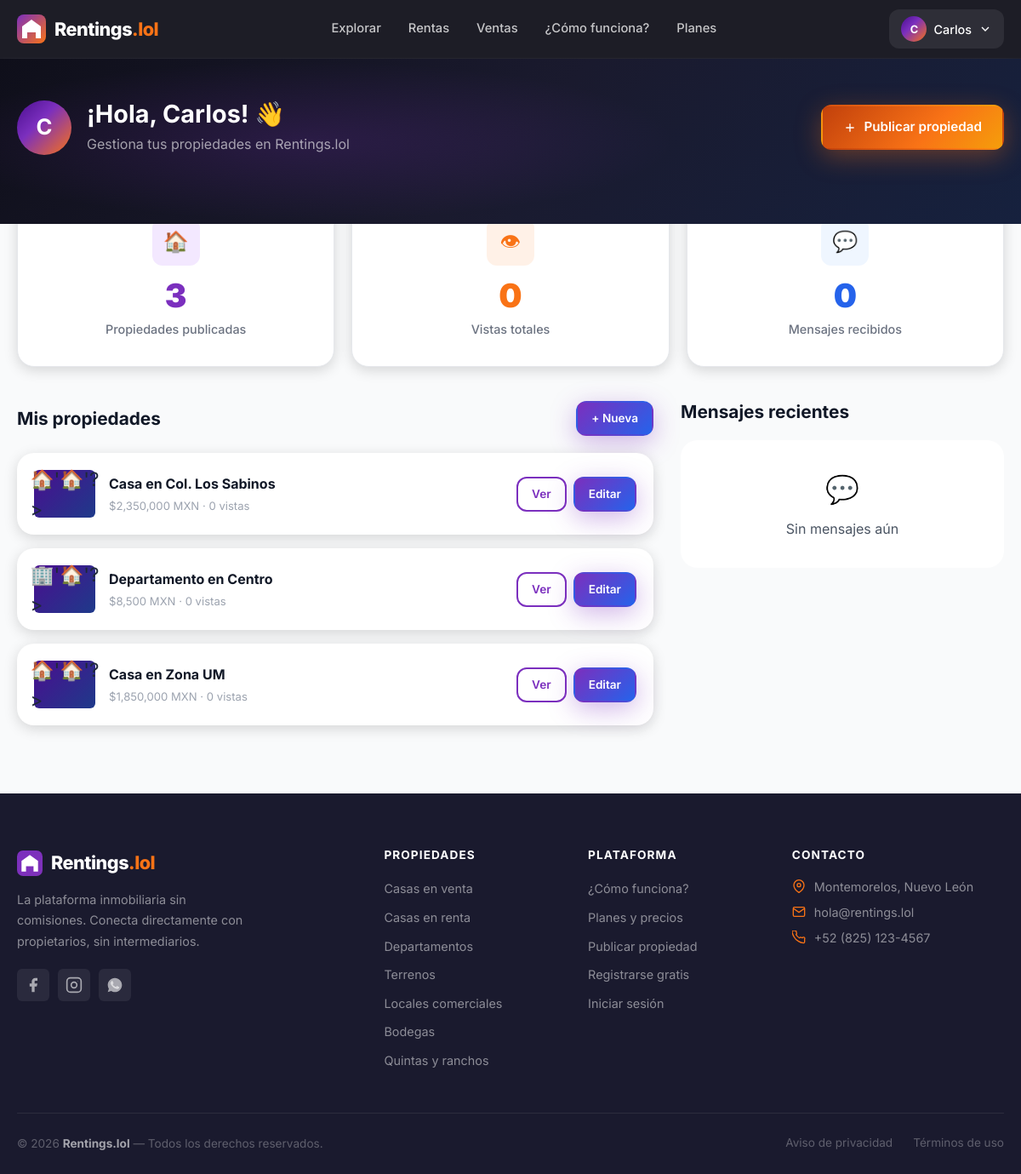
The app's page /pages/dashboard.php (signed in) with its own data.
### tables this page shows
CREATE TABLE IF NOT EXISTS `usuarios` (
  `id`             INT(11) UNSIGNED NOT NULL AUTO_INCREMENT,
  `nombre`         VARCHAR(100)     NOT NULL,
  `email`          VARCHAR(150)     NOT NULL UNIQUE,
  `password`       VARCHAR(255)     NOT NULL,
  `telefono`       VARCHAR(20)      DEFAULT NULL,
  `avatar`         VARCHAR(255)     DEFAULT NULL,
  `rol`            ENUM('usuario','anunciante','admin') NOT NULL DEFAULT 'usuario',
  `verificado`     TINYINT(1)       NOT NULL DEFAULT 0,
  `token_verif`    VARCHAR(100)     DEFAULT NULL,
  `activo`         TINYINT(1)       NOT NULL DEFAULT 1,
  `created_at`     DATETIME         NOT NULL DEFAULT CURRENT_TIMESTAMP,
  `updated_at`     DATETIME         NOT NULL DEFAULT CURRENT_TIMESTAMP ON UPDATE CURRENT_TIMESTAMP,
  PRIMARY KEY (`id`),
  INDEX `idx_email` (`email`)
);

CREATE TABLE IF NOT EXISTS `propiedades` (
  `id`             INT(11) UNSIGNED NOT NULL AUTO_INCREMENT,
  `usuario_id`     INT(11) UNSIGNED NOT NULL,
  `titulo`         VARCHAR(200)     NOT NULL,
  `descripcion`    TEXT             NOT NULL,
  `tipo`           ENUM('casa','departamento','terreno','local','bodega','quinta','rancho','oficina') NOT NULL,
  `operacion`      ENUM('venta','renta','venta_renta') NOT NULL DEFAULT 'venta',
  `precio`         DECIMAL(12,2)    NOT NULL,
  `moneda`         ENUM('MXN','USD') NOT NULL DEFAULT 'MXN',
  `recamaras`      TINYINT(3)       DEFAULT 0,
  `banos`          TINYINT(3)       DEFAULT 0,
  `estacionamiento` TINYINT(3)      DEFAULT 0,
  `metros_c`       DECIMAL(10,2)    DEFAULT NULL COMMENT 'Metros construcción',
  `metros_t`       DECIMAL(10,2)    DEFAULT NULL COMMENT 'Metros terreno',
  `direccion`      VARCHAR(300)     NOT NULL,
  `colonia`        VARCHAR(100)     DEFAULT NULL,
  `ciudad`         VARCHAR(100)     NOT NULL DEFAULT 'Montemorelos',
  `estado`         VARCHAR(100)     NOT NULL DEFAULT 'Nuevo León',
  `cp`             VARCHAR(10)      DEFAULT NULL,
  `lat`            DECIMAL(10,8)    DEFAULT NULL,
  `lng`            DECIMAL(11,8)    DEFAULT NULL,
  `imagen_portada` VARCHAR(255)     DEFAULT NULL,
  `destacado`      TINYINT(1)       NOT NULL DEFAULT 0,
  `activo`         TINYINT(1)       NOT NULL DEFAULT 1,
  `vistas`         INT(11) UNSIGNED NOT NULL DEFAULT 0,
  `created_at`     DATETIME         NOT NULL DEFAULT CURRENT_TIMESTAMP,
  `updated_at`     DATETIME         NOT NULL DEFAULT CURRENT_TIMESTAMP ON UPDATE CURRENT_TIMESTAMP,
  PRIMARY KEY (`id`),
  FOREIGN KEY (`usuario_id`) REFERENCES `usuarios`(`id`) ON DELETE CASCADE,
  INDEX `idx_tipo` (`tipo`),
  INDEX `idx_operacion` (`operacion`),
  INDEX `idx_ciudad` (`ciudad`),
  INDEX `idx_activo` (`activo`)
);

### config/db.php (called while the page is built, shortened)
<?php
function getDB() {
    static $pdo = null;
    if ($pdo === null) {
        try {
            $dsn = "mysql:host=" . DB_HOST . ";dbname=" . DB_NAME . ";charset=utf8mb4";
            $options = [
                PDO::ATTR_ERRMODE            => PDO::ERRMODE_EXCEPTION,
                PDO::ATTR_DEFAULT_FETCH_MODE => PDO::FETCH_ASSOC,
                PDO::ATTR_EMULATE_PREPARES   => false,
            ];
            $pdo = new PDO($dsn, DB_USER, DB_PASS, $options);
        } catch (PDOException $e) {
            die('<div style="text-align:center;padding:50px;font-family:sans-serif;background:#1a1a1a;color:#f97316;min-height:100vh;">
                <h2>⚠️ Error de Conexión</h2>
                <p>No se pudo conectar a la base de datos.</p>
                <small>' . htmlspecialchars($e->getMessage()) . '</small>
            </div>');
        }
    }
    return $pdo;
}
function isLoggedIn() {
    return isset($_SESSION['user_id']);
}
function getCurrentUser() {
    $db = getDB();
    $stmt = $db->prepare("SELECT * FROM usuarios WHERE id = ?");
    $stmt->execute([$_SESSION['user_id']]);
    return $stmt->fetch();
}
function sanitize($str) {
    return htmlspecialchars(strip_tags(trim($str)));
}
?>

### pages/dashboard.php (the view, shortened to what this page needs)
<?php
require_once __DIR__ . '/../includes/header.php';
$db   = getDB();
$user = getCurrentUser();
$uid  = $_SESSION['user_id'];
$misProps = $db->prepare("SELECT * FROM propiedades WHERE usuario_id=? ORDER BY created_at DESC");
$misProps->execute([$uid]);
$props = $misProps->fetchAll();
$msgs = $db->prepare("
  SELECT c.*, p.titulo as prop_titulo
  FROM contactos c
  JOIN propiedades p ON p.id=c.propiedad_id
  WHERE p.usuario_id=?
  ORDER BY c.created_at DESC
  LIMIT 10
");
$msgs->execute([$uid]);
$mensajes = $msgs->fetchAll();
$totalVistas = array_sum(array_column($props,'vistas'));
$totalMsgs   = count($mensajes);
$totalProps  = count($props);
function fmtPrecio($n,$m='MXN'){return '$'.number_format($n,0,'.',',').' '.$m;}
?>
<div style="background:var(--gradient-hero);padding:48px 0 80px;position:relative;">
  <div style="position:absolute;inset:0;background:radial-gradient(ellipse 60% 80% at 30% 50%,rgba(123,47,190,.2) 0%,transparent 60%);"></div>
  <div class="container" style="position:relative;z-index:1;">
    <div style="display:flex;align-items:center;gap:18px;flex-wrap:wrap;">
      <div style="width:64px;height:64px;border-radius:50%;background:var(--gradient-main);display:flex;align-items:center;justify-content:center;font-size:1.6rem;font-weight:700;color:white;">
        <?=strtoupper(substr($user['nombre'],0,1))?>
      </div>
      <div>
        <h1 style="color:white;font-size:1.8rem;margin-bottom:4px;">¡Hola, <?=sanitize(explode(' ',$user['nombre'])[0])?>! 👋</h1>
        <p style="color:rgba(255,255,255,.6);margin:0;">Gestiona tus propiedades en Rentings.lol</p>
      </div>
      <a href="/pages/publicar.php" class="btn btn-primary" style="margin-left:auto;">
        <svg width="16" height="16" fill="none" stroke="currentColor" stroke-width="2" viewBox="0 0 24 24"><path d="M12 5v14M5 12h14"/></svg>
        Publicar propiedad
      </a>
    </div>
  </div>
</div>
<section style="background:var(--gray-50);padding:0 0 80px;margin-top:-40px;min-height:60vh;">
  <div class="container">
    <div style="display:grid;grid-template-columns:repeat(3,1fr);gap:20px;margin-bottom:40px;">
      <div class="stat-card">
        <div class="stat-icon purple">🏠</div>
        <div class="stat-num purple"><?=$totalProps?></div>
        <div class="stat-label">Propiedades publicadas</div>
      </div>
      <div class="stat-card">
        <div class="stat-icon orange">👁</div>
        <div class="stat-num orange"><?=$totalVistas?></div>
        <div class="stat-label">Vistas totales</div>
      </div>
      <div class="stat-card">
        <div class="stat-icon blue">💬</div>
        <div class="stat-num blue"><?=$totalMsgs?></div>
        <div class="stat-label">Mensajes recibidos</div>
      </div>
    </div>
    <div style="display:grid;grid-template-columns:1fr 380px;gap:32px;align-items:start;" class="dash-grid">
      <div>
        <div style="display:flex;align-items:center;justify-content:space-between;margin-bottom:20px;">
          <h2 style="font-size:1.3rem;">Mis propiedades</h2>
          <a href="/pages/publicar.php" class="btn btn-purple btn-sm">+ Nueva</a>
        </div>
        <?php if (empty($props)): ?>
        <div class="empty-state" style="background:var(--white);border-radius:var(--radius-lg);padding:48px;">
          <svg width="60" height="60" fill="none" stroke="currentColor" stroke-width="1" viewBox="0 0 24 24"><path d="M3 9l9-7 9 7v11a2 2 0 01-2 2H5a2 2 0 01-2-2V9z"/></svg>
          <h3>Aún no tienes propiedades</h3>
          <p>Publica tu primera propiedad gratis.</p>
          <a href="/pages/publicar.php" class="btn btn-primary mt-4">Publicar ahora</a>
        </div>
        <?php else: ?>
        <div style="display:flex;flex-direction:column;gap:16px;">
          <?php foreach($props as $p): ?>
          <div style="background:var(--white);border-radius:var(--radius-lg);padding:20px;box-shadow:var(--shadow);display:flex;align-items:center;gap:16px;flex-wrap:wrap;">
            <div style="width:72px;height:56px;border-radius:var(--radius-sm);background:linear-gradient(135deg,var(--purple-dark),var(--blue-dark));display:flex;align-items:center;justify-content:center;flex-shrink:0;font-size:1.4rem;">
              <?=['casa'=>'🏠','departamento'=>'🏢','terreno'=>'🌿','local'=>'🏪','bodega'=>'🏭','quinta'=>'🌄','rancho'=>'🐄','oficina'=>'💼'][$p['tipo']]?>'🏠'?>
            </div>
            <div style="flex:1;min-width:180px;">
              <div style="font-weight:700;color:var(--gray-900);margin-bottom:2px;"><?=sanitize($p['titulo'])?></div>
              <div style="font-size:.82rem;color:var(--gray-400);"><?=fmtPrecio($p['precio'],$p['moneda'])?> · <?=$p['vistas']?> vistas</div>
            </div>
            <div style="display:flex;gap:8px;flex-wrap:wrap;">
              <a href="/pages/propiedad.php?id=<?=$p['id']?>" class="btn btn-ghost btn-sm">Ver</a>
              <a href="/pages/editar.php?id=<?=$p['id']?>" class="btn btn-purple btn-sm">Editar</a>
            </div>
          </div>
          <?php endforeach; ?>
        </div>
        <?php endif; ?>
      </div>
      <div>
        <h2 style="font-size:1.3rem;margin-bottom:20px;">Mensajes recientes</h2>
        <?php if (empty($mensajes)): ?>
        <div style="background:var(--white);border-radius:var(--radius-lg);padding:32px;text-align:center;color:var(--gray-400);">
          <div style="font-size:2rem;margin-bottom:8px;">💬</div>
          <p>Sin mensajes aún</p>
        </div>
        <?php endif; ?>
      </div>
    </div>
  </div>
</section>
<?php require_once __DIR__ . '/../includes/footer.php'; ?>

### includes/header.php (shortened to what this page needs)
<?php
require_once __DIR__ . '/../config/db.php';
$user = getCurrentUser();
$page = basename($_SERVER['PHP_SELF'], '.php');
?>
<!DOCTYPE html>
<html lang="es-MX">
<head>
  <link rel="stylesheet" href="/assets/css/style.css"/>
</head>
<body>
<header class="navbar" id="navbar">
  <div class="container nav-inner">
    <a href="/" class="nav-logo" aria-label="Rentings.lol inicio">
      <span class="logo-icon">
      </span>
      <span class="logo-text">Rentings<span class="logo-dot">.lol</span></span>
    </a>
    <nav class="nav-links" id="navLinks" aria-label="Menú principal">
      <a href="/pages/propiedades.php" class="nav-link <?= $page==='propiedades' ? 'active' : '' ?>">Explorar</a>
      <a href="/pages/propiedades.php?operacion=renta" class="nav-link">Rentas</a>
      <a href="/pages/propiedades.php?operacion=venta" class="nav-link">Ventas</a>
      <a href="/pages/como-funciona.php" class="nav-link">¿Cómo funciona?</a>
      <a href="/pages/precios.php" class="nav-link">Planes</a>
    </nav>
    <div class="nav-auth">
      <?php if (isLoggedIn()): ?>
        <div class="nav-user-menu">
          <button class="btn-avatar" id="btnUserMenu" aria-label="Menú usuario">
            <span class="avatar-circle"><?= strtoupper(substr($user['nombre'],0,1)) ?></span>
            <span class="nav-username"><?= sanitize(explode(' ',$user['nombre'])[0]) ?></span>
            <svg class="chevron" width="16" height="16" fill="none" stroke="currentColor" stroke-width="2" viewBox="0 0 24 24"><path d="M6 9l6 6 6-6"/></svg>
          </button>
        </div>
      <?php endif; ?>
    </div>
  </div>
</header>
<div class="navbar-spacer"></div>

### records on screen
usuarios: nombre "C", nombre "Carlos"
propiedades: tipo "🏠", titulo "Casa en Col. Los Sabinos", fmtPrecio($p['precio'],$p['moneda']) "$2,350,000 MXN", vistas "0"
propiedades: tipo "🏢", titulo "Departamento en Centro", fmtPrecio($p['precio'],$p['moneda']) "$8,500 MXN", vistas "0"
propiedades: tipo "🏠", titulo "Casa en Zona UM", fmtPrecio($p['precio'],$p['moneda']) "$1,850,000 MXN", vistas "0"

### other values on screen
$totalProps "3"
$totalVistas "0"
$totalMsgs "0"
